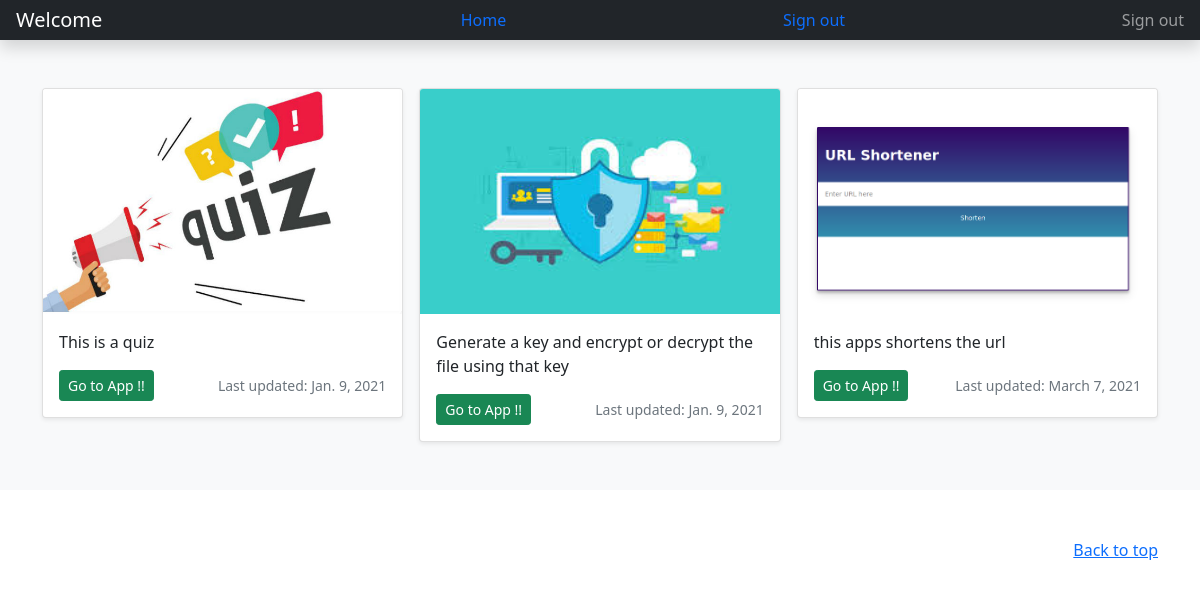
/home/, run on the app's committed database.
### home/models.py (models this page shows, shortened)
class Apps(models.Model):
    app_name = models.CharField(max_length=30)
    description = models.CharField(max_length=500)
    last_updated = models.DateField()
    image_name = models.CharField(max_length=30,blank=True)

### home/views.py (the view)
# urls.py: path('', views.Applist,name="Applist"),
def Applist(request):
    apps = Apps.objects.all()
    return render(request,'home.html',{'apps' : apps})

### home/templates/home.html
{% extends 'base.html' %}
{% load static %}
{% block content %}
<div class="album py-5 bg-light">
    <div class="container">
        <div class="row row-cols-1 row-cols-sm-2 row-cols-md-3 g-3">
        {% for app in apps %}
        <div class="col">
          <div class="card shadow-sm">
            <img class="card-img-top" src="{% static app.image_name %}" width="100%" height="225"></img>
            <div class="card-body">
              <p class="card-text">{{ app.description }}</p>
              <div class="d-flex justify-content-between align-items-center">
                <div class="btn-group">
                  <a href="{% url app.app_name %}"><button type="button" class="btn btn-sm btn-success">Go to App !!</button></a>
                </div>
                <small class="text-muted">Last updated: {{ app.last_updated}}</small>
              </div>
            </div>
          </div>
        </div>
        {% endfor %}
        </div>
    </div>
  </div>
  {% endblock %}

### home/templates/base.html (shortened to what this page needs)
<!doctype html>
{% load socialaccount %}
{% load static %}
<html lang="en">
  <head>
    <link href="https://cdn.jsdelivr.net/npm/bootstrap@5.0.0-beta1/dist/css/bootstrap.min.css" rel="stylesheet">
  </head>
  <body>
    <header class="navbar navbar-dark sticky-top bg-dark flex-md-nowrap p-0 shadow">
        <a class="navbar-brand col-md-3 col-lg-2 me-0 px-3" href="#">Welcome {{ user.username }}</a>
        <a class="nav-link" href="{% url 'Applist' %}">Home</a>
        <a class="nav-link" href="{% url 'account_logout' %}">Sign out</a>
        <ul class="navbar-nav px-3">
          <li class="nav-item text-nowrap">
            <a class="nav-link" href="{% url 'account_logout' %}">Sign out</a>
          </li>
        </ul>
      </header>
<main>
    {% block content %}
    {% endblock %}
</main>
<footer class="text-muted py-5">
  <div class="container">
    <p class="float-end mb-1">
      <a href="#">Back to top</a>
    </p>
  </div>
</footer>
  </body>
</html>

### data on the page
Apps: image_name (picture), description "This is a quiz", last_updated "Jan. 9, 2021"
Apps: image_name (picture), description "Generate a key and encrypt or decrypt the file using that key", last_updated "Jan. 9, 2021"
Apps: image_name (picture), description "this apps shortens the url", last_updated "March 7, 2021"
